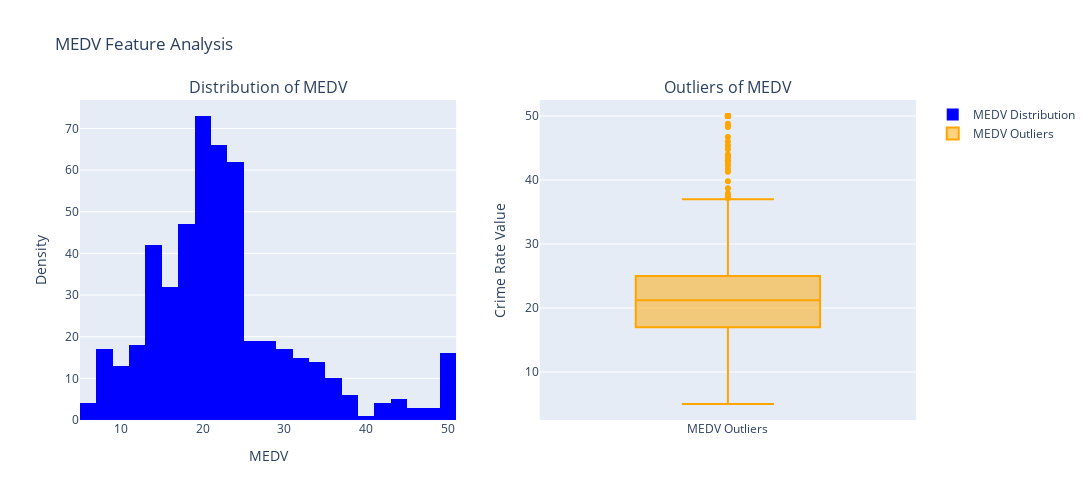

Here is the notebook cell this chart was saved with:
### Markdown cell above
#### `MEDV`

Median value of owner-occupied homes (in $1000s)

### Code cell
fig = make_subplots(rows=1, cols=2, subplot_titles=('Distribution of MEDV', 'Outliers of MEDV'))

# Distribution of MEDV
fig.add_trace(go.Histogram(x=df_clean['MEDV'], nbinsx=30, name='MEDV Distribution', marker_color='blue'), row=1, col=1)

# Outliers of MEDV
fig.add_trace(go.Box(y=df_clean['MEDV'], name='MEDV Outliers', marker_color='orange'), row=1, col=2)


# Labeling the axes for each drawing
# 1. Histogram Plot
fig.update_xaxes(title_text='MEDV', row=1, col=1)
fig.update_yaxes(title_text='Density', row=1, col=1)

# 2. Box Plot
fig.update_yaxes(title_text='Crime Rate Value', row=1, col=2)


fig.update_layout(
    height=500,  # Length
    width=1200,  # Width
    title_text="MEDV Feature Analysis",
    showlegend=True
)

### Figure 1 — Plotly figure (JSON) as saved in the notebook; plotly's stock layout.template omitted (floating-point values rounded to 4 significant figures; data arrays with more than 128 entries replaced by an {"elided": "..."} marker saying what was removed)
{"data": [{"marker": {"color": "blue"}, "name": "MEDV Distribution", "nbinsx": 30, "type": "histogram", "x": {"elided": "506 float values"}, "xaxis": "x", "yaxis": "y"}, {"marker": {"color": "orange"}, "name": "MEDV Outliers", "type": "box", "xaxis": "x2", "y": {"elided": "506 float values"}, "yaxis": "y2"}], "layout": {"annotations": [{"font": {"size": 16}, "showarrow": false, "text": "Distribution of MEDV", "x": 0.225, "xanchor": "center", "xref": "paper", "y": 1, "yanchor": "bottom", "yref": "paper"}, {"font": {"size": 16}, "showarrow": false, "text": "Outliers of MEDV", "x": 0.775, "xanchor": "center", "xref": "paper", "y": 1, "yanchor": "bottom", "yref": "paper"}], "height": 500, "showlegend": true, "title": {"text": "MEDV Feature Analysis"}, "width": 1200, "xaxis": {"anchor": "y", "domain": [0, 0.45], "title": {"text": "MEDV"}}, "xaxis2": {"anchor": "y2", "domain": [0.55, 1]}, "yaxis": {"anchor": "x", "domain": [0, 1], "title": {"text": "Density"}}, "yaxis2": {"anchor": "x2", "domain": [0, 1], "title": {"text": "Crime Rate Value"}}}}
